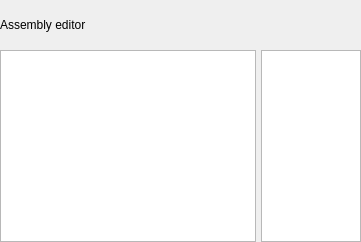
			      <widget class="QWidget" name="Assemblypage">
				<layout class="QVBoxLayout" name="Assemblypage_Layout">
				  <property name="spacing">
				    <number>0</number>
				  </property>
				  <property name="leftMargin">
				    <number>0</number>
				  </property>
				  <property name="topMargin">
				    <number>0</number>
				  </property>
				  <property name="rightMargin">
				    <number>0</number>
				  </property>
				  <property name="bottomMargin">
				    <number>0</number>
				  </property>
				  <item>
				    <widget class="QWidget" name="Assemblybar" native="true">
				      <property name="minimumSize">
					<size>
					  <width>0</width>
					  <height>50</height>
					</size>
				      </property>
				      <property name="maximumSize">
					<size>
					  <width>16777215</width>
					  <height>50</height>
					</size>
				      </property>
				      <layout class="QHBoxLayout" name="Assemblybar_Layout">
					<property name="spacing">
					  <number>0</number>
					</property>
					<property name="leftMargin">
					  <number>0</number>
					</property>
					<property name="topMargin">
					  <number>0</number>
					</property>
					<property name="rightMargin">
					  <number>0</number>
					</property>
					<property name="bottomMargin">
					  <number>0</number>
					</property>
					<item>
					  <widget class="QLabel" name="AssemblyLabel">
					    <property name="text">
					      <string>Assembly editor</string>
					    </property>
					  </widget>
					</item>
					<item>
					  <spacer name="Assemblybarspacer">
					    <property name="orientation">
					      <enum>Qt::Horizontal</enum>
					    </property>
					    <property name="sizeHint" stdset="0">
					      <size>
						<width>40</width>
						<height>20</height>
					      </size>
					    </property>
					  </spacer>
					</item>
				      </layout>
				    </widget>
				  </item>
				  <item>
				    <widget class="QWidget" name="Assemblypagecontent" native="true">
				      <layout class="QHBoxLayout" name="Assemblypagecontent_Layout">
					<property name="spacing">
					  <number>5</number>
					</property>
					<property name="leftMargin">
					  <number>0</number>
					</property>
					<property name="topMargin">
					  <number>0</number>
					</property>
					<property name="rightMargin">
					  <number>0</number>
					</property>
					<property name="bottomMargin">
					  <number>0</number>
					</property>
					<item>
					  <widget class="QPlainTextEdit" name="AssemblyEditor">
					    <property name="readOnly">
					      <bool>true</bool>
					    </property>
					  </widget>
					</item>
					<item>
					  <widget class="QListWidget" name="ListCode">
					    <property name="focusPolicy">
					      <enum>Qt::NoFocus</enum>
					    </property>
					    <property name="minimumSize">
					      <size>
						<width>100</width>
						<height>0</height>
					      </size>
					    </property>
					    <property name="maximumSize">
					      <size>
						<width>0</width>
						<height>16777215</height>
					      </size>
					    </property>
					  </widget>
					</item>
				      </layout>
				    </widget>
				  </item>
				</layout>
			      </widget>
